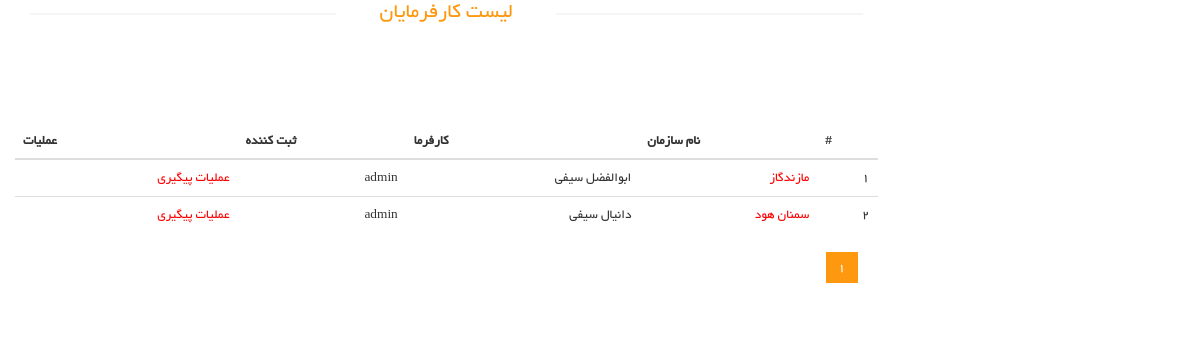
The page /list (signed in) on the database its author committed.
### organization/models.py (models this page shows, shortened)
class Organization(models.Model):
    province_name = models.CharField(max_length=20, verbose_name='استان')
    organization_name = models.CharField(max_length=50, verbose_name='نام سازمان')
    organization_phone = models.CharField(validators=[phone_regex],max_length=11, verbose_name='شماره تلفن سازمان', unique=True)
    organization_staff = models.PositiveIntegerField(verbose_name='تعداد کارگران')
    manufactured_product = models.ManyToManyField(OrganizationProduct, verbose_name='محصولات تولیدی')
    personnel_name = models.CharField(max_length=50, verbose_name="نام و نام خانوادگی کارفرما")
    personnel_mobile = models.CharField(validators=[mobile_regex],max_length=11, verbose_name='موبایل کارفرما', unique=True)
    personnel_email = models.EmailField(validators=[email_regex],verbose_name='ایمیل کارفرما', blank=True)
    timestamp = models.DateTimeField(auto_now_add=True, verbose_name='تاریخ ثبت')
    creator = models.ForeignKey(get_user_model(), verbose_name='کاربر ثبت کننده', on_delete=models.CASCADE)
    class Meta:
        verbose_name = 'سازمان'
        verbose_name_plural = 'سازمانها'

### organization/views.py (the view)
# urls.py: path('list',Organization_List.as_view(),name='list'),
class Organization_List(ListView):
    model = models.Organization
    template_name = "organization/list_organization.html"
    paginate_by = 6
    def get_queryset(self):
        qs = super().get_queryset()
        if not self.request.user.is_superuser:
            qs = qs.filter(creator=self.request.user)
        return qs

### templates/organization/list_organization.html (shortened to what this page needs)
{% extends 'shared/_MainLayout.html' %}
{% load static %}
{% load i18n %}
{% block content %}
    <section>
        <div class="container">
            <div class="row">
                <div class="col-sm-9 padding-right">
                    <div class="features_items">
                        <h2 class="title text-center">لیست کارفرمایان</h2>
                                <div class='text-white' dir='rtl' style='margin-top: 100px;'>
                                    <table class="table table-dark">
                                        <thead>
                                            <tr>
                                                <th>#</th>
                                                <th>{% trans "نام سازمان" %}</th>
                                                <th>{% trans "کارفرما" %}</th>
                                                <th>{% trans "ثبت کننده" %}</th>
                                                <th>{% trans "عملیات" %}</th>
                                            </tr>
                                        <thead>
                                        <tbody>
                                            {% for item in object_list %}
                                                <tr>
                                                    <td>{{forloop.counter}}</td>
                                                    <td>
                                                        <a style='text-decoration: none; color: red;' href="#">{{item.organization_name}}</a>
                                                    </td>
                                                    <td>{{item.personnel_name}}</td>
                                                    <td>{{item.creator}}</td>
                                                    <td>
                                                        <a href="#" style='text-decoration: none; color: red;'>{% trans "عملیات پیگیری" %}</a>
                                                    </td>
                                                </tr>
                                            {% endfor %}
                                        </tbody>
                                    </table>
                                </div>
                        <ul class="pagination">
                            {% for page in paginator.page_range %}
                                {% if page == page_obj.number %}
                                    <li class="active"><a href="?page={{ page }}">{{ page }}</a></li>
                                {% else %}
                                    <li><a href="?page={{ page }}">{{ page }}</a></li>
                                {% endif %}
                            {% endfor %}
                        </ul>
                    </div>
                </div>
            </div>
        </div>
    </section>
{% endblock %}

### attach/css/main.css (style rules this page uses)
body { font-family: 'BYekan'; font-size: 10pt; position: relative; font-weight: normal; direction: rtl; }
ul li { list-style: none; }
a { -webkit-transition: 300ms; -moz-transition: 300ms; -o-transition: 300ms; transition: 300ms; }
h1, h2, h3, h4, h5, h6 { font-family: 'BYekan', sans-serif; }
.left-sidebar h2:after, h2.title:after { content: " "; position: absolute; border: 1px solid #f5f5f5; bottom:8px; right: 0; width: 100%; height: 0; z-index: -2; }
h2.title:before { content: " "; position: absolute; background: #fff; bottom: -6px; width: 220px; height: 30px; z-index: -1; right: 50%; margin-right: -110px; }
.padding-right { padding-left: 0; }
.features_items { overflow:hidden; }
h2.title { color: #FE980F; font-family: 'BYekan', sans-serif; font-size: 16pt; font-weight: 400; margin: 0 15px; text-transform: uppercase; margin-bottom: 30px; position: relative; }
.pagination { display: inline-block; margin-bottom: 25px; margin-top: 0; padding-right: 15px; }
.pagination li:first-child a, .pagination li:first-child span { border-bottom-left-radius: 0; border-top-left-radius: 0; margin-left: 0; }
.pagination li:last-child a, .pagination li:last-child span { border-bottom-right-radius: 0; border-top-right-radius: 0; }
.pagination .active a, .pagination .active span, .pagination .active a:hover, .pagination .active span:hover, .pagination .active a:focus, .pagination .active span:focus { background-color: #FE980F; border-color: #FE980F; color: #FFFFFF; cursor: default; z-index: 2; }
.pagination li a, .pagination li span { background-color: #f0f0e9; border: 0; float: left; line-height: 1.42857; margin-left: -1px; padding: 6px 12px; position: relative; text-decoration: none; margin-right: 5px; color:#000; }

### rows shown on the page
Organization: organization_name "مازندگاز", personnel_name "ابوالفضل سیفی", creator "admin"
Organization: organization_name "سمنان هود", personnel_name "دانیال سیفی", creator "admin"

### other values the page prints
{{ page }} "1"
